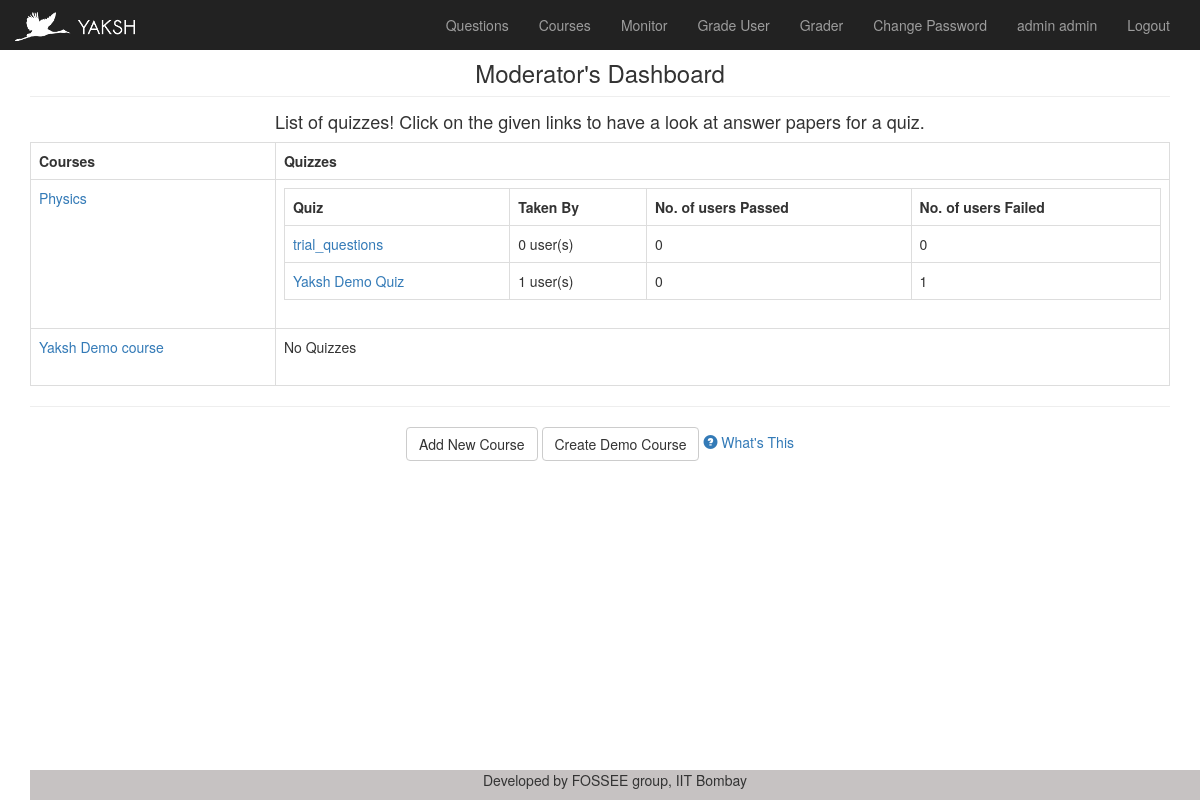
/exam/manage (signed in), run on the app's committed database.
### tables this page shows
CREATE TABLE "yaksh_course" ("id" integer NOT NULL PRIMARY KEY AUTOINCREMENT, "name" varchar(128) NOT NULL, "active" bool NOT NULL, "created_on" datetime NOT NULL, "is_trial" bool NOT NULL, "instructions" text NULL, "creator_id" integer NOT NULL REFERENCES "auth_user" ("id"), "end_enroll_time" datetime NULL, "start_enroll_time" datetime NULL, "code" varchar(128) NULL, "hidden" bool NOT NULL, "enrollment" varchar(32) NOT NULL);

CREATE TABLE "yaksh_quiz" ("id" integer NOT NULL PRIMARY KEY AUTOINCREMENT, "start_date_time" datetime NULL, "end_date_time" datetime NULL, "duration" integer NOT NULL, "active" bool NOT NULL, "description" varchar(256) NOT NULL, "pass_criteria" real NOT NULL, "attempts_allowed" integer NOT NULL, "time_between_attempts" integer NOT NULL, "is_trial" bool NOT NULL, "instructions" text NULL, "view_answerpaper" bool NOT NULL, "allow_skip" bool NOT NULL, "creator_id" integer NULL REFERENCES "auth_user" ("id"), "is_exercise" bool NOT NULL, "weightage" real NOT NULL);

### views.py (the view)
@app.route('/exam/manage')
@login_required
def moderator_dashboard():
    flash('You were successfully logged in')
    conn1 = sql.connect('db.sqlite3')
    conn1.row_factory = sql.Row
    course = conn1.execute("select * from yaksh_course")
    return render_template('yaksh/moderator_dashboard.html', course=course, user=session['username'])

### views.py (called while the page is built)
def login_required(f):
    @wraps(f)
    def wrap(*args, **kwargs):
        if 'logged_in' in session:
            return f(*args, **kwargs)
        else:
            return redirect(url_for('user_login'))
    return wrap

@app.template_filter('course_details')
def get_course_details(course):
    conn1 = sql.connect('db.sqlite3')
    conn1.row_factory = sql.Row
    cid = course['id']
    qname = []
    ts = []
    ps = []
    fs = []
    quiz = get_quizzes(cid)
    for q in quiz:
        for q1 in q:
            qname.append(q1['description'])
            ts.append(get_total_students(q1, cid))
            ps.append(get_passed_students(q1, cid))
            fs.append(get_failed_students(q1, cid))
    return [(qname, ts, ps, fs)]

def get_quizzes(cid):
    conn = sql.connect('db.sqlite3')
    flash('You were successfully logged in')
    conn.row_factory = sql.Row
    quizdetails = []
    records = conn.execute("select * from yaksh_course_learning_module where course_id = ?", (cid,))
    for record in records:
        records1 = conn.execute("select * from yaksh_learningmodule_learning_unit where learningmodule_id = ?",
                                (record['learningmodule_id'],))
        for record1 in records1:
            records2 = conn.execute("select * from yaksh_learningunit where id = ?", (record1['learningunit_id'],))
            for record2 in records2:
                records3 = conn.execute("select * from yaksh_quiz where id = ?", (record2['quiz_id'],))
                quizdetails.append(records3)
    return quizdetails

def get_total_students(quiz, cid):
    conn = sql.connect('db.sqlite3')
    conn.row_factory = sql.Row
    tot1 = 0
    qid = quiz['id']
    records = conn.execute("select * from yaksh_questionpaper where quiz_id = ?", (qid,))
    for record in records:
        tot = conn.execute("select count(*) as c from yaksh_answerpaper where question_paper_id = ? and course_id = ?",
                           (record['id'], cid,))
        for t in tot:
            tot1 = tot1 + t['c']
    return tot1

### templates/yaksh/moderator_dashboard.html (shortened to what this page needs)
{% extends "manage.html" %}
{% block pagetitle %} Moderator's Dashboard {% endblock pagetitle %}
{% block content %}
<center><h4>List of quizzes! Click on the given links to have a look at answer papers for a quiz.</h4></center>
<table class="table table-bordered">
    <th>Courses</th>
    <th>Quizzes</th>
    {% for course1 in course %}
        <tr>
            <td>
                <a href="{{URL_ROOT}}/exam/manage/course_detail/{{course.id}}">
                {{ course1.name }}
                </a>
            </td>
            <td>
                <table class="table table-bordered">
                {% for a,b,c,d in course1 |course_details %}
                {% if a %}
                                  <th>Quiz</th>
                  <th>Taken By</th>
                  <th>No. of users Passed</th>
                  <th>No. of users Failed</th>
                {% for a1 in a %}
                <tr>
                    <td>
                    <a href="{{URL_ROOT}}/exam/manage/monitor/">{{a[a.index(a1)]}}</a>
                    </td>
                    <td>
                      {{b[a.index(a1)]}} user(s)
                    </td>
                    <td>
                      {{c[a.index(a1)]}}
                    </td>
                    <td>
                      {{d[a.index(a1)]}}
                    </td>
                  </tr>
                  {% endfor %}
                {% else %}
                  No Quizzes
                {% endif %}
                  {% endfor %}
                  </table>
            </td>
        </tr>
    {% endfor %}
</table>
<hr>
<center>
    <a href="{{URL_ROOT}}/exam/manage/add_course" class="btn btn-default">
      Add New Course
    </a>
    <a href="{{URL_ROOT}}/exam/manage/create_demo_course" class="btn btn-default">
      Create Demo Course
    </a>
   <a data-toggle="collapse" data-target="#help">
      <span class="glyphicon glyphicon-question-sign"></span> What's This
    </a>
{% endblock %}

### static/yaksh/css/theme.css (style rules this page uses)
body { padding-top: 70px; padding-bottom: 30px; }

### static/yaksh/css/sticky-footer.css (style rules this page uses)
html { position: relative; min-height: 100%; }
body { margin-bottom: 60px; }

### static/yaksh/css/dashboard.css (style rules this page uses)
body { padding-top:30px; }

### data on the page
yaksh_course: name "Physics"
yaksh_quiz: description "trial_questions", description "0"
yaksh_quiz: description "Yaksh Demo Quiz", description "1", description "0"
yaksh_course: name "Yaksh Demo course"

### other printed values
{{ user }} "admin"
